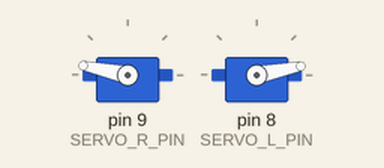
Bench run of a sketch on a simulated Arduino Uno, built with avr-gcc and run on an emulated ATmega328P. On the bench: 2 × servo. What the sketch prints to the serial monitor is not drawn.

Above: at 1.05 s.
At 1.3 s:
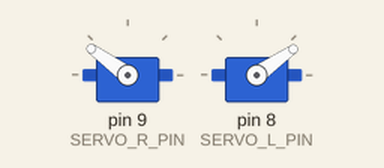
At 2.15 s:
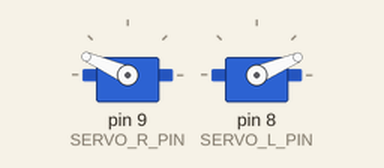
Timing chart, 0 to 7.2 s (numbered marks = the images above):
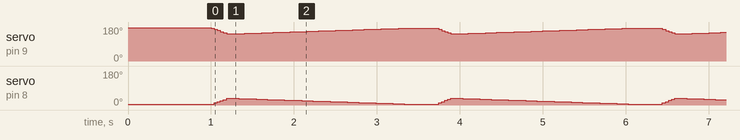

The sketch:

Ventilator.ino
```cpp
#include <Servo.h>

// servo setup
Servo myservoR;
Servo myservoL;
const unsigned int SERVO_R_PIN = 9;
const unsigned int SERVO_L_PIN = 8;

// initial ventilator vars
int volume = 100; // 0 - 100
int frequency = 15; // frequency of the punp
int acceleration = 1000; // acceleration time in ms

// calculation vars
//int posR = 0;    // variable to store the servo position

const int servoR_Min = 175;
const int servoR_Max = 143;

const int servoL_Min = 5;
const int servoL_Max = 37;


void setup() {
  Serial.begin(9600);
  Serial.write("Connected\n");

  // attach servo pins
  myservoR.attach(SERVO_R_PIN);
  myservoL.attach(SERVO_L_PIN);

  // move servos to start position
  myservoR.write(servoR_Min);
  myservoL.write(servoL_Min);

  delay(1000);
}


void loop() {

//  myservoR.write(servoR_Min);
//  myservoL.write(servoL_Min);
//  delay(60 / frequency * 1000 / 2);
//
//  myservoR.write(servoR_Max);
//  myservoL.write(servoL_Max);
//  delay(60 / frequency * 1000 / 2);
//  return;


  Serial.write("Loop\n");

  // close
  float posR = 0;
  float posL = 0;
  for(int i=0; i<1000; i++) {
    posR += (float)(servoR_Min - servoR_Max) / 1000.0;  // calc step
    int pos = max(servoR_Max, servoR_Min - posR); // calc abs step and limit
    myservoR.write(pos);

    posL += (float)(servoL_Max - servoL_Min) / 1000.0;
    pos = min(servoL_Max, servoL_Min + posL);
    myservoL.write(pos);

    delay(60 / frequency * 1000 / 2 / 1000 / 5);
  }


  // open
  posR = 0;
  posL = 0;
  for(int i=0; i<1000; i++) {
    posR += (float)(servoR_Min - servoR_Max) / 1000.0;
    int pos = min(servoR_Min, servoR_Max + posR);
    myservoR.write(pos);


    posL += (float)(servoL_Max - servoL_Min) / 1000.0;
    pos = max(servoL_Min, servoL_Max - posL);
    myservoL.write(pos);

    delay(60 / frequency * 1000 / 2 / 1000);
  }

  delay(300);

//  myservoR.write(servoR_Min);
//  delay(60 / frequency * 1000 / 2);
//  myservoR.write(servoR_Max);
//  delay(60 / frequency * 1000 / 2);

}
```
